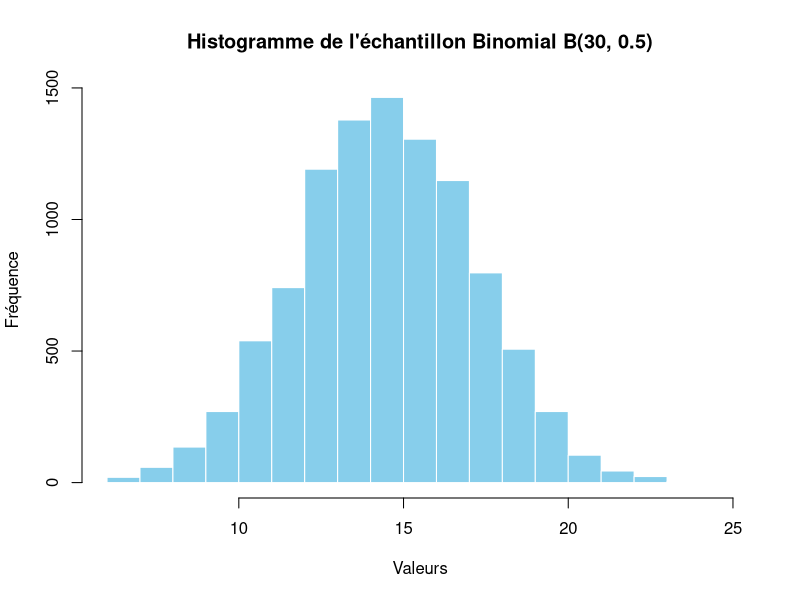
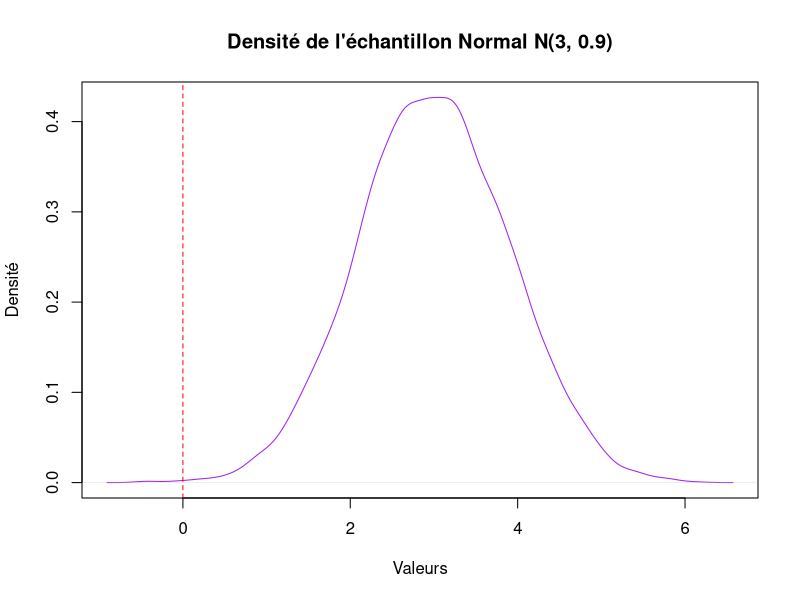
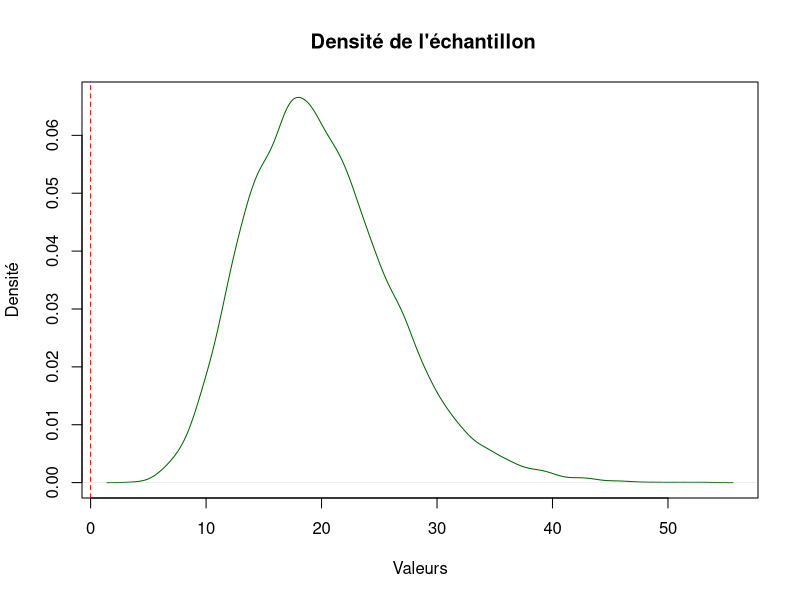
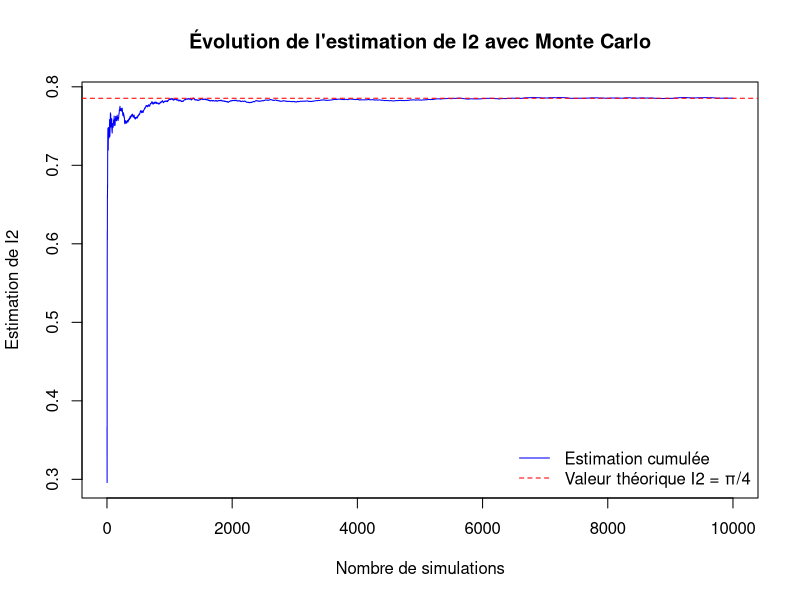

Reproduce these figures in R, in order.
## ---- chunk 1
# Simulation d'un échantillon de taille 10000 suivant une loi binomiale B(30, 0.5)
sample_binomial <- rbinom(10000, size = 30, prob = 0.5)
## ---- chunk 2
# Tracé de l'histogramme de l'échantillon
hist(sample_binomial, main = "Histogramme de l'échantillon Binomial B(30, 0.5)", 
     xlab = "Valeurs", ylab = "Fréquence", col = "skyblue", border = "white")
## ---- chunk 3
# Simulation d'un échantillon de taille 10000 suivant une loi normale N(3, 0.9)
sample_normal <- rnorm(10000, mean = 3, sd = 0.9)
## ---- chunk 4
# Tracé de la densité de l'échantillon
plot(density(sample_normal), main = "Densité de l'échantillon Normal N(3, 0.9)", 
     xlab = "Valeurs", ylab = "Densité", col = "purple")
abline(v = 0, col = "red", lty = 2) # Ajout d'une ligne pour l'intervalle contenant 0
## ---- chunk 5
# Simulation d'un échantillon de taille 10000 suivant une loi du χ² avec 20 degrés de liberté
sample_chi2 <- rchisq(10000, df = 20)

## ---- chunk 6
# Trac\'{e}de la densité de l'\'{e}chantillon
plot(density(sample_chi2), main = " Densité de l'échantillon", 
     xlab = "Valeurs", ylab = "Densité", col = "darkgreen")
abline(v = 0, col = "red", lty = 2) # Ligne pour l'intervalle contenant 0
## ---- chunk 7
# Nombre de simulations
n <- 10000

# Simulation de points uniformément distribués sur [0, 1]
x <- runif(n)

# Fonction à intégrer : sqrt(1 - x^2)
f_x <- sqrt(1 - x^2)

# Estimation de l'intégrale par la méthode de Monte Carlo
I2_estimation <- mean(f_x)

# Affichage de l'estimation
cat("Estimation de I2 par la méthode de Monte Carlo avec n =", n, ":", I2_estimation, "\n")

# Valeur théorique de I2
I2_theorique <- pi / 4
cat("Valeur théorique de I2 :", I2_theorique, "\n")
## ---- chunk 8
# Visualisation de l'évolution de l'estimation avec n croissant
estimation_progression <- cumsum(f_x) / (1:n)
plot(1:n, estimation_progression, type = "l", col = "blue", 
     xlab = "Nombre de simulations", ylab = "Estimation de I2", 
     main = "Évolution de l'estimation de I2 avec Monte Carlo")
abline(h = I2_theorique, col = "red", lty = 2) # Valeur théorique en rouge

# Ajout d'une légende
legend("bottomright", legend = c("Estimation cumulée", "Valeur théorique I2 = π/4"),
       col = c("blue", "red"), lty = c(1, 2), bty = "n")
## ---- chunk 9
# Créer un data.frame pour regrouper les données
donnees <- data.frame(x = c(18, 7, 14, 31, 21, 5, 11, 16, 26, 29),
                      y = c(55, 17, 36, 85, 62, 18, 33, 41, 63, 87))

# Exporter les données au format CSV
write.csv(donnees, "donnees.csv", row.names = FALSE)

cat("Les données ont été enregistrées dans le fichier 'donnees.csv'.\n")
